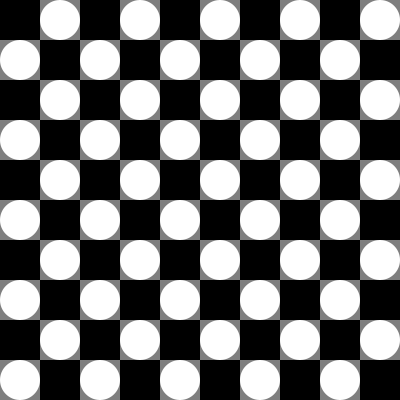
Frame 1 (no input)
Frame 60 (the mouse pressed at the canvas centre just before this capture): identical to frame 1, image omitted
Frame 120 (the mouse held since frame 60 and released just before this capture): identical to frame 1, image omitted

The Processing sketch that drew this single still picture (run headless with seeded random() and noise(); from frame 60 on, the mouse is pressed at the canvas centre):

// Processing sketch: sketch_260609a_for5
// ── sketch_260609a_for5.pde

int cant = 10;
int tam;

void setup() {
  size( 400, 400 );
  noStroke();  //sin bordes
  //
  ellipseMode( CORNER );  //CENTER, CORNER, CORNERS
  //rectMode( ...

  tam = width / cant;   //40
}

void draw() {
  background( 127 );
  
  for ( int i = 0; i<cant; i++ ) {    //i = indice
    for ( int j = 0; j<cant; j++ ) {  //j = indice
      if( (i+j)%2 == 0 ){  //suma de los indices PAR 
        fill( 0 );
        rect( i*tam, j*tam, tam, tam );  //10x10=100 celdas
      }else{
        fill( 255 );
        ellipse( i*tam, j*tam, tam, tam );  //10x10=100 celdas
      }
    }
  }
  
  //cant = 1 + int( mouseX );
  //tam = width / cant;
}
